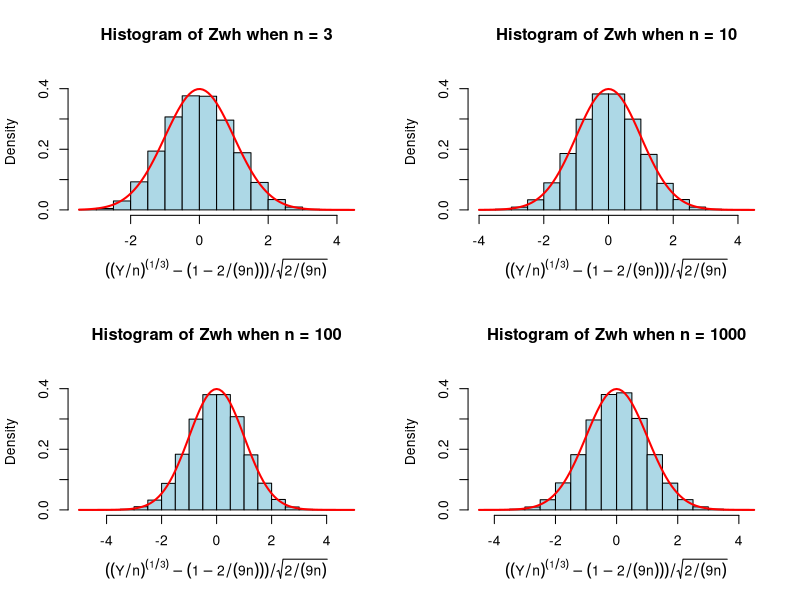

R code for this plot:
#氏名：アネクワット　タナチャイ
#学籍番号：J4201037
#このRのコードは2020年度Aセメスター統計データ解析I課題2問題1.(ii)の解答です

set.seed(111) # 乱数の初期値の設定
#確率変数Yと自由度nを引数とし、確率変数Zwhを計算する関数を作成
zwhfunction <- function(y, n){
  result <- ((y/n)^(1/3)-(1-2/(9*n)))/sqrt(2/(9*n))
  return(result)
}

##確率変数Zwhを100000こシミュレーションしてヒストグラムを作成し、
##標準正規密度関数を重ね書きしてみる
#グラフを1つの描画領域2*2分割し作成るため
par(mfrow=c(2,2))
#自由度を3,10,100,1000にし、グラフ作成するためのfor loop
for(df in c(3,10,100,1000)){
  #chi-squared分布に従う確率変数Yを100,000個ランダムにシミュレーションする
  y <- rchisq(100000, df, ncp = 0)
  #確率変数Zwhを計算しヒストグラムを作成する
  hist(zwhfunction(y, df), freq = FALSE, 
       col = "lightblue", breaks = 20, 
       xlab = expression(((Y/n)^(1/3)-(1-2/(9*n)))/sqrt(2/(9*n))),
       ylim =c(0,0.45),
       main = (paste("Histogram of Zwh when n =", df)))
  #標準正規密度関数で近似できることの確認
  curve(dnorm, add = TRUE, col = "red", lwd = 2)
}

#グラフより、Wilson-Hilferty変換すると自由度n が十分大きくなくても、
#標準正規分布で変換する前より精度の高い近似ができることが分かる



